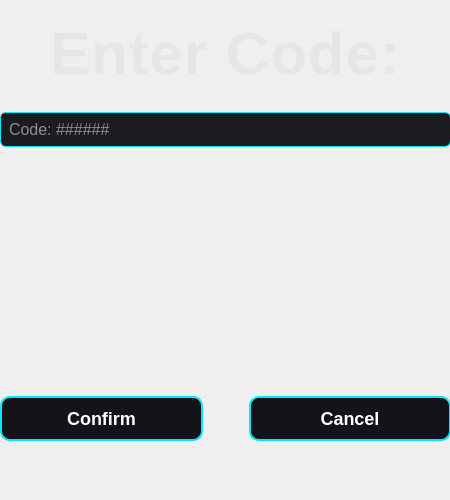
<?xml version="1.0" encoding="UTF-8"?>
<ui version="4.0">
 <class>Dialog2FA</class>
 <widget class="QDialog" name="Dialog2FA">
  <property name="geometry">
   <rect>
    <x>0</x>
    <y>0</y>
    <width>450</width>
    <height>500</height>
   </rect>
  </property>
  <property name="sizePolicy">
   <sizepolicy hsizetype="Expanding" vsizetype="Expanding">
    <horstretch>0</horstretch>
    <verstretch>0</verstretch>
   </sizepolicy>
  </property>
  <property name="minimumSize">
   <size>
    <width>450</width>
    <height>500</height>
   </size>
  </property>
  <property name="maximumSize">
   <size>
    <width>450</width>
    <height>500</height>
   </size>
  </property>
  <property name="windowTitle">
   <string>Dialog</string>
  </property>
  <property name="styleSheet">
   <string notr="true">QPushButton {
    background-color: #141418;
    border: 2px solid #00eaff;
    border-radius: 10px;
    padding: 10px 20px;
    color: white;
    font-size: 18px;
    font-weight: 500;
}

QPushButton:hover {
    background-color: #00eaff;
    color: #0d0d0f;
}

QPushButton:pressed {
    background-color: #0099aa;
}

QLabel {
    color: #e6e6e6;
}



QWidget#Dialog2FA {
    background: qlineargradient(
        x1:0, y1:0, x2:1, y2:1,
        stop:0 #0d0f12,
        stop:0.5 #0b0d10,
        stop:1 #0a0c0f
    );
}

QLineEdit {
    background-color: #1a1c20;
    border: 1px solid #00eaff;
    border-radius: 6px;
    padding: 6px;
    color: white;
    font-size: 16px;
}

QPushButton#btnLoginConfirm {
    background-color: #141418;
    border: 2px solid #00eaff;
    border-radius: 10px;
    padding: 10px;
    color: white;
    font-size: 18px;
    font-weight: 500;
}

QPushButton#btnLoginConfirm:hover {
    background-color: #00eaff;
    color: #0d0d0f;
}

QLabel#lblCountdown{
    font-size: 60px;
    font-weight: bold;
    letter-spacing: 1px;
	border-width: 2px;
}

QLabel#lbl2FATitle{
    font-size: 60px;
    font-weight: bold;
    letter-spacing: 1px;
	border-width: 2px;
}
</string>
  </property>
  <widget class="QWidget" name="verticalLayoutWidget">
   <property name="geometry">
    <rect>
     <x>0</x>
     <y>0</y>
     <width>451</width>
     <height>441</height>
    </rect>
   </property>
   <layout class="QVBoxLayout" name="verticalLayout">
    <item alignment="Qt::AlignmentFlag::AlignHCenter">
     <widget class="QLabel" name="lbl2FATitle">
      <property name="text">
       <string>Enter Code:</string>
      </property>
     </widget>
    </item>
    <item>
     <widget class="QLineEdit" name="txt2FACode">
      <property name="placeholderText">
       <string>Code: ######</string>
      </property>
     </widget>
    </item>
    <item alignment="Qt::AlignmentFlag::AlignHCenter">
     <widget class="QLabel" name="lblError">
      <property name="styleSheet">
       <string notr="true">QLabel{
	color:&quot;red&quot;;
}</string>
      </property>
      <property name="text">
       <string/>
      </property>
     </widget>
    </item>
    <item>
     <spacer name="horizontalSpacer_2">
      <property name="orientation">
       <enum>Qt::Orientation::Horizontal</enum>
      </property>
      <property name="sizeType">
       <enum>QSizePolicy::Policy::Fixed</enum>
      </property>
      <property name="sizeHint" stdset="0">
       <size>
        <width>440</width>
        <height>20</height>
       </size>
      </property>
     </spacer>
    </item>
    <item alignment="Qt::AlignmentFlag::AlignHCenter">
     <widget class="QLabel" name="lbl2FACountdown">
      <property name="font">
       <font>
        <pointsize>-1</pointsize>
        <bold>true</bold>
       </font>
      </property>
      <property name="text">
       <string>60s</string>
      </property>
     </widget>
    </item>
    <item>
     <layout class="QHBoxLayout" name="horizontalLayout">
      <item>
       <widget class="QPushButton" name="btnConfirm">
        <property name="text">
         <string>Confirm</string>
        </property>
       </widget>
      </item>
      <item>
       <spacer name="horizontalSpacer">
        <property name="orientation">
         <enum>Qt::Orientation::Horizontal</enum>
        </property>
        <property name="sizeType">
         <enum>QSizePolicy::Policy::Fixed</enum>
        </property>
        <property name="sizeHint" stdset="0">
         <size>
          <width>40</width>
          <height>20</height>
         </size>
        </property>
       </spacer>
      </item>
      <item>
       <widget class="QPushButton" name="btnCancel">
        <property name="text">
         <string>Cancel</string>
        </property>
       </widget>
      </item>
     </layout>
    </item>
   </layout>
  </widget>
 </widget>
 <resources/>
 <connections/>
</ui>
